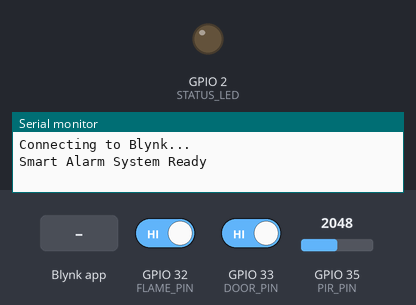
Bench run of a sketch on a simulated ESP32. Parts: output pins drawn as LEDs (lit = HIGH), the last lines printed to the serial monitor. Inputs (shaded band) come from the test bench; at power-on: GPIO 35 (PIR_PIN) = 2048, GPIO 32 (FLAME_PIN) HIGH, GPIO 33 (DOOR_PIN) HIGH (analog values on the 0–4095 scale). WiFi joins after 1.5 s; servers stay silent unless stated. At 10.1 s the program restarts the board; the recording ends there.

Above: at 3.0 s.
3.1 s: GPIO 35 (PIR_PIN) set to 3072
4.6 s: GPIO 35 (PIR_PIN) set to 3162
At 5.9 s:
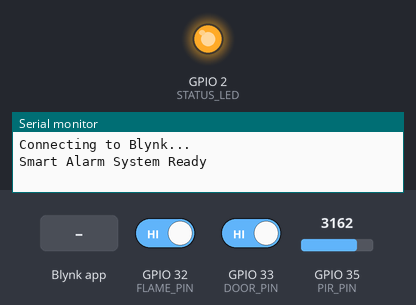
6.5 s: GPIO 35 (PIR_PIN) set to 1895
8.0 s: GPIO 35 (PIR_PIN) set to 1790
At 9.1 s:
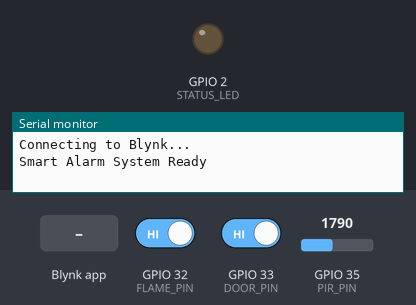
9.5 s: Blynk app writes 1 to V3
At 9.9 s:
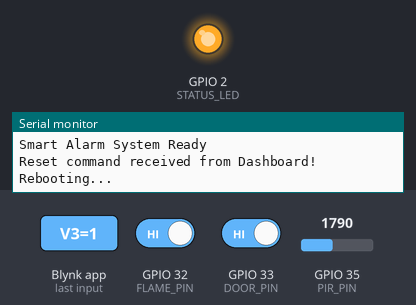
Timing chart, 0 to 10.1 s (numbered marks = the images above; inputs shaded):
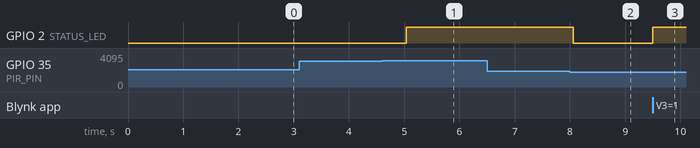

Measured:
- the behaviour switches between 3102 and 3103 on GPIO 35 (PIR_PIN) (found by bisection; images 0 and 1)
- the behaviour switches between 1862 and 1861 on GPIO 35 (PIR_PIN) (found by bisection; images 1 and 2)
- after the input at 3.1 s, every drawn part: stays the same
- after the input at 4.6 s, GPIO 2 (STATUS_LED): LOW → HIGH after 0.44 s
- after the input at 6.5 s, every drawn part: stays the same
- after the input at 8.0 s, GPIO 2 (STATUS_LED): HIGH → LOW after 0.06 s
- after the input at 9.5 s, GPIO 2 (STATUS_LED): LOW → HIGH at once

The sketch:

esp32_smart_alarm.ino
```cpp
#define BLYNK_TEMPLATE_ID "TMPL6gdA18kml"
#define BLYNK_TEMPLATE_NAME "home alarm"
#define BLYNK_AUTH_TOKEN "2ffoYbFrhgy0tLaotK3rnJGgqIfvfhl5"

#define BLYNK_PRINT Serial

#include <WiFi.h>
#include <WiFiClient.h>
#include <BlynkSimpleEsp32.h>

char ssid[] = "alfaqueue";
char pass[] = "11223344";

// ================= HARWARE PINS =================
#define PIR_PIN 35         // ADC pin for PIR
#define FLAME_PIN 32       // Digital pin for flame sensor
#define DOOR_PIN 33        // Digital pin for door sensor (reed switch)
#define STATUS_LED 2       // Built-in LED

// ================= TUNE THESE (FOR PIR) =========
const float THRESH_HIGH = 2.5;     // voltage to trigger DETECTED
const float THRESH_LOW = 1.5;      // voltage to trigger CLEAR (hysteresis)
const uint32_t DEBOUNCE_MS = 300;  // spike must last longer than this to count
// ==============================================

const float ADC_REF = 3.3;
const int ADC_RES = 4095;

bool motionDetected = false;
bool pendingHigh = false;
uint32_t pendingStart = 0;
uint32_t lastSend = 0;
const uint32_t SEND_INTERVAL = 200;

// Variables to keep track of sensor states and reduce spam
int lastFlameState = -1;
int lastDoorState = -1;

void setup() {
  Serial.begin(115200);

  // Configure Pins
  pinMode(STATUS_LED, OUTPUT);
  digitalWrite(STATUS_LED, LOW);

  pinMode(FLAME_PIN, INPUT_PULLUP); // Assuming flame module provides digital output
  pinMode(DOOR_PIN, INPUT_PULLUP);  // Assuming magnetic reed switch to GND

  // Setup ADC for PIR
  analogReadResolution(12);
  analogSetAttenuation(ADC_11db);  // 0–3.3V range

  Serial.println("Connecting to Blynk...");
  Blynk.begin(BLYNK_AUTH_TOKEN, ssid, pass);
  Serial.println("Smart Alarm System Ready");
}

// BLYNK WRITE handler for V3 (Reset Button from App)
BLYNK_WRITE(V3) {
  int resetVal = param.asInt();
  if (resetVal == 1) {
    Serial.println("Reset command received from Dashboard! Rebooting...");
    digitalWrite(STATUS_LED, HIGH);
    delay(500);

    // Clear the V3 pin back to 0 on the server before restarting
    Blynk.virtualWrite(V3, 0);
    delay(100);

    ESP.restart(); // Hardware reset
  }
}

void loop() {
  Blynk.run();

  // 1. ============ PIR SENSOR LOGIC (V0) ============
  int adcSum = 0;
  for (int i = 0; i < 8; i++) {
    adcSum += analogRead(PIR_PIN);
    delayMicroseconds(100);
  }
  float voltage = ((adcSum / 8.0) * ADC_REF) / ADC_RES;

  if (!motionDetected) {
    if (voltage > THRESH_HIGH) {
      if (!pendingHigh) {
        pendingHigh = true;
        pendingStart = millis();
      } else if (millis() - pendingStart > DEBOUNCE_MS) {
        motionDetected = true;
        pendingHigh = false;
      }
    } else {
      pendingHigh = false;
    }
  } else {
    if (voltage < THRESH_LOW) {
      motionDetected = false;
    }
  }


  // 2. ============ FLAME SENSOR LOGIC (V1) ============
  // Most flame modules output LOW (0) when a flame is detected, and HIGH (1) when safe.
  // We'll read the pin and send 1 for DANGER and 0 for SAFE to Blynk.
  int currentFlameRead = digitalRead(FLAME_PIN);
  int isFire = (currentFlameRead == LOW) ? 1 : 0;


  // 3. ============ DOOR SENSOR LOGIC (V2) ============
  // Reed switch typically connected between pin and GND.
  // Door closed -> magnet near -> switch closed -> reads LOW (0).
  // Door open -> magnet away -> switch open -> internal pullup makes it HIGH (1).
  // App logic: 0 = CLOSED, 1 = OPEN. So we report the pin value directly!
  int currentDoorRead = digitalRead(DOOR_PIN);


  // 4. ============ SEND TO BLYNK ============
  if (millis() - lastSend > SEND_INTERVAL) {

    // Always update PIR (V0)
    Blynk.virtualWrite(V0, motionDetected ? 1 : 0);

    // Only conditionally update digital sensors if they changed to save bandwidth,
    // or just send them periodically. Here we do it periodically for simplicity.
    if (isFire != lastFlameState) {
       Blynk.virtualWrite(V1, isFire);
       lastFlameState = isFire;
    }

    if (currentDoorRead != lastDoorState) {
       Blynk.virtualWrite(V2, currentDoorRead);
       lastDoorState = currentDoorRead;
    }

    // Status LED reflects motion or fire
    if(motionDetected || isFire == 1) {
      digitalWrite(STATUS_LED, HIGH);
    } else {
      digitalWrite(STATUS_LED, LOW);
    }

    lastSend = millis();
  }
}
```
